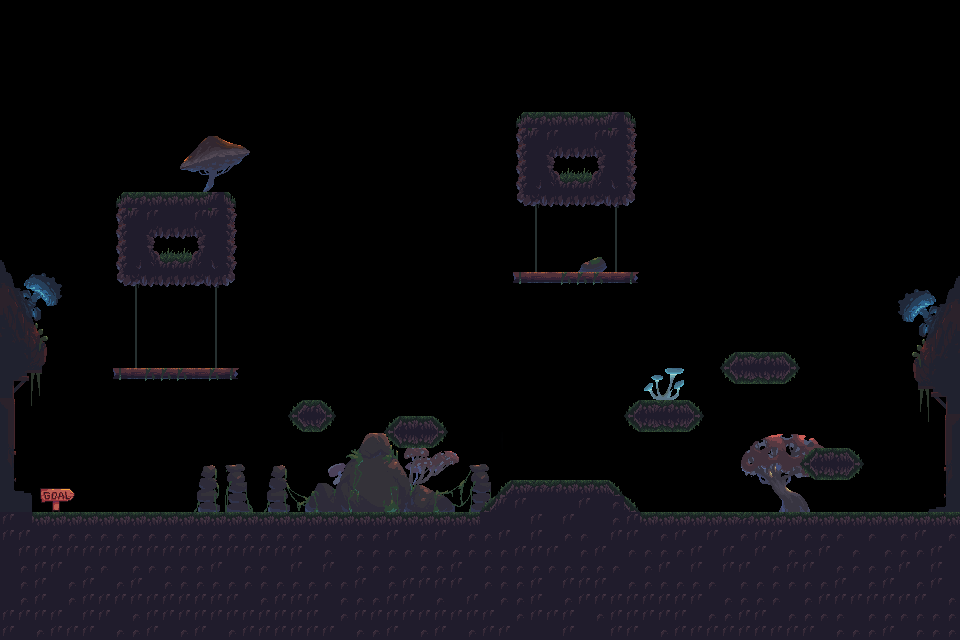

This game map was drawn from its Tiled (.tmx) file and the tilesets committed beside it. A one-line description and the trimmed map source follow:
An orthogonal 60x40 tile map with 16x16 px tiles, 2 tile layers (Tile Layer 2, Tile Layer 1), 5 tilesets.

<map version="1.10" tiledversion="1.12.0" orientation="orthogonal" renderorder="right-down" width="60" height="40" tilewidth="16" tileheight="16" infinite="0" nextlayerid="7" nextobjectid="1">
 <tileset firstgid="1" name="16" tilewidth="16" tileheight="16" tilecount="680" columns="20">
  <image source="../phaser/assets/Fantasy Swamp Forest/Free/Terrain_and_Props.png" width="320" height="544" />
 </tileset>
 <tileset firstgid="681" name="16" tilewidth="16" tileheight="16" tilecount="680" columns="20">
  <image source="../phaser/assets/Fantasy Swamp Forest/Free/Terrain_and_Props.png" width="320" height="544" />
 </tileset>
 <tileset firstgid="1361" name="16" tilewidth="16" tileheight="16" tilecount="680" columns="20">
  <image source="../phaser/assets/Fantasy Swamp Forest/Free/Terrain_and_Props.png" width="320" height="544" />
 </tileset>
 <tileset firstgid="2041" name="16" tilewidth="16" tileheight="16" tilecount="680" columns="20">
  <image source="../phaser/assets/Fantasy Swamp Forest/Free/Terrain_and_Props.png" width="320" height="544" />
 </tileset>
 <tileset firstgid="2721" name="16" tilewidth="16" tileheight="16" tilecount="680" columns="20">
  <image source="../phaser/assets/Fantasy Swamp Forest/Free/Terrain_and_Props.png" width="320" height="544" />
 </tileset>
 <layer id="6" name="Tile Layer 2" width="60" height="40">
  <data>[2400 cells, 181 non-empty, 162 distinct tile ids]</data>
 </layer>
 <layer id="1" name="Tile Layer 1" width="60" height="40">
  <data>[2400 cells, 778 non-empty, 115 distinct tile ids]</data>
 </layer>
</map>
